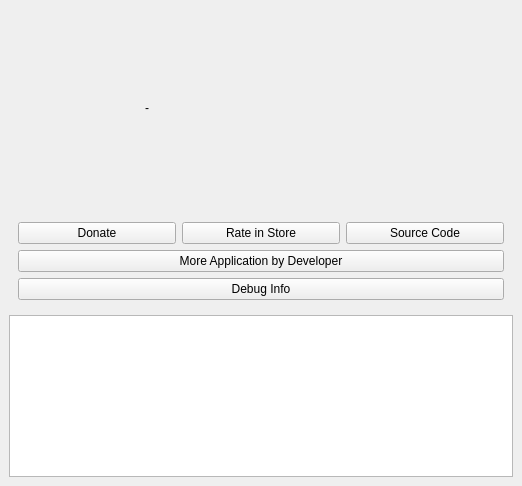
<?xml version="1.0" encoding="UTF-8"?>
<ui version="4.0">
 <class>About</class>
 <widget class="QWidget" name="About">
  <property name="geometry">
   <rect>
    <x>0</x>
    <y>0</y>
    <width>522</width>
    <height>486</height>
   </rect>
  </property>
  <property name="windowTitle">
   <string>Form</string>
  </property>
  <layout class="QVBoxLayout" name="verticalLayout_2">
   <property name="leftMargin">
    <number>0</number>
   </property>
   <property name="topMargin">
    <number>0</number>
   </property>
   <property name="rightMargin">
    <number>0</number>
   </property>
   <property name="bottomMargin">
    <number>0</number>
   </property>
   <item>
    <widget class="QWidget" name="centerWidget" native="true">
     <layout class="QVBoxLayout" name="verticalLayout_5">
      <item>
       <widget class="QWidget" name="topWidget" native="true">
        <property name="sizePolicy">
         <sizepolicy hsizetype="Preferred" vsizetype="Maximum">
          <horstretch>0</horstretch>
          <verstretch>0</verstretch>
         </sizepolicy>
        </property>
        <layout class="QHBoxLayout" name="horizontalLayout_2">
         <item>
          <layout class="QVBoxLayout" name="verticalLayout">
           <property name="sizeConstraint">
            <enum>QLayout::SetDefaultConstraint</enum>
           </property>
           <property name="rightMargin">
            <number>12</number>
           </property>
           <item>
            <spacer name="verticalSpacer_2">
             <property name="orientation">
              <enum>Qt::Vertical</enum>
             </property>
             <property name="sizeHint" stdset="0">
              <size>
               <width>20</width>
               <height>40</height>
              </size>
             </property>
            </spacer>
           </item>
           <item>
            <widget class="QLabel" name="label">
             <property name="sizePolicy">
              <sizepolicy hsizetype="Maximum" vsizetype="Maximum">
               <horstretch>0</horstretch>
               <verstretch>0</verstretch>
              </sizepolicy>
             </property>
             <property name="minimumSize">
              <size>
               <width>100</width>
               <height>100</height>
              </size>
             </property>
             <property name="maximumSize">
              <size>
               <width>100</width>
               <height>100</height>
              </size>
             </property>
             <property name="text">
              <string/>
             </property>
             <property name="pixmap">
              <pixmap resource="icons.qrc">:/icons/app/icon-256.png</pixmap>
             </property>
             <property name="scaledContents">
              <bool>true</bool>
             </property>
             <property name="alignment">
              <set>Qt::AlignCenter</set>
             </property>
            </widget>
           </item>
           <item>
            <spacer name="verticalSpacer">
             <property name="orientation">
              <enum>Qt::Vertical</enum>
             </property>
             <property name="sizeHint" stdset="0">
              <size>
               <width>20</width>
               <height>40</height>
              </size>
             </property>
            </spacer>
           </item>
          </layout>
         </item>
         <item>
          <widget class="QWidget" name="info" native="true">
           <layout class="QVBoxLayout" name="verticalLayout_3">
            <item>
             <widget class="QLabel" name="appNameDesc">
              <property name="text">
               <string/>
              </property>
              <property name="wordWrap">
               <bool>true</bool>
              </property>
              <property name="openExternalLinks">
               <bool>true</bool>
              </property>
              <property name="textInteractionFlags">
               <set>Qt::LinksAccessibleByMouse|Qt::TextSelectableByMouse</set>
              </property>
             </widget>
            </item>
            <item>
             <widget class="QLabel" name="version">
              <property name="text">
               <string>-</string>
              </property>
              <property name="textInteractionFlags">
               <set>Qt::LinksAccessibleByMouse|Qt::TextSelectableByMouse</set>
              </property>
             </widget>
            </item>
            <item>
             <widget class="QLabel" name="desc2">
              <property name="text">
               <string/>
              </property>
              <property name="textInteractionFlags">
               <set>Qt::LinksAccessibleByMouse|Qt::TextSelectableByMouse</set>
              </property>
             </widget>
            </item>
           </layout>
          </widget>
         </item>
        </layout>
       </widget>
      </item>
      <item>
       <widget class="QWidget" name="widget" native="true">
        <property name="styleSheet">
         <string notr="true"> QWidget#widget
       {
         background-image:url(:/icons/texture.png), linear-gradient(hsla(0,0%,32%,.99), hsla(0,0%,27%,.95));
        selection-background-color:#3d8ec9;
        selection-color: black; background-clip: border;
        border-image: none; outline: 0;}</string>
        </property>
        <layout class="QVBoxLayout" name="verticalLayout_4">
         <item>
          <layout class="QHBoxLayout" name="horizontalLayout_3">
           <property name="topMargin">
            <number>0</number>
           </property>
           <item>
            <widget class="QPushButton" name="donate">
             <property name="text">
              <string>Donate</string>
             </property>
            </widget>
           </item>
           <item>
            <widget class="QPushButton" name="rate">
             <property name="text">
              <string>Rate in Store</string>
             </property>
            </widget>
           </item>
           <item>
            <widget class="QPushButton" name="source_code">
             <property name="text">
              <string>Source Code</string>
             </property>
            </widget>
           </item>
          </layout>
         </item>
         <item>
          <layout class="QHBoxLayout" name="horizontalLayout">
           <item>
            <widget class="QPushButton" name="more_apps">
             <property name="text">
              <string>More Application by Developer</string>
             </property>
            </widget>
           </item>
          </layout>
         </item>
         <item>
          <widget class="QPushButton" name="debugInfoButton">
           <property name="text">
            <string>Debug Info</string>
           </property>
          </widget>
         </item>
        </layout>
       </widget>
      </item>
      <item>
       <widget class="QTextBrowser" name="debugInfoText">
        <property name="minimumSize">
         <size>
          <width>0</width>
          <height>150</height>
         </size>
        </property>
        <property name="sizeAdjustPolicy">
         <enum>QAbstractScrollArea::AdjustToContentsOnFirstShow</enum>
        </property>
       </widget>
      </item>
     </layout>
    </widget>
   </item>
  </layout>
 </widget>
 <resources>
  <include location="icons.qrc"/>
 </resources>
 <connections/>
</ui>
